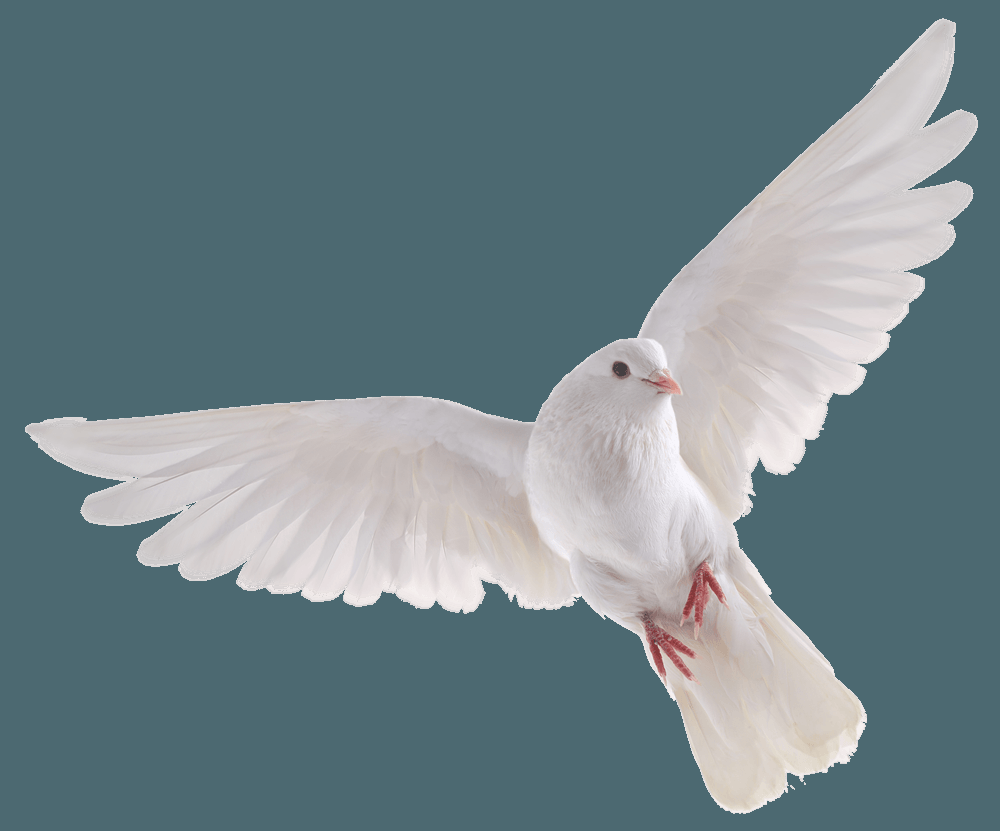
#> input picture pics/bird1.png, 1000 x 831 px
$ python -i motion_detector.py   (imports and definitions only)
#> lines starting #> are read from the running program, lines starting #| are printed output that depends on the picture
import cv2
import numpy as np


# Scale at which corners are *detected* (cheap full-image scan).
# LK tracking and affine estimation always run at full resolution so there
# is no translation rescaling and no error amplification.
STAB_SCALE = 0.25

# Camera-move detection: translation magnitude above this (px/frame) triggers a move.
# Static cameras measure ~0.01 px; PTZ slews measure 0.2–35 px.
BIG_MOVE_PX = 0.2

# Adaptive resume: resume detection when mean|diff| <= baseline * this factor.
# The baseline is learned from normal (non-moving) frames via EMA.
SETTLE_RESIDUAL_FACTOR = 1.5

# Hard cap on settle frames — prevents infinite suppression if residual never calms.
MAX_SETTLE_FRAMES = 30

# EMA smoothing for the learned static-scene baseline diff.
# 0.95 → slow to update, 0.5 → fast; slow is correct so one noisy frame doesn't inflate it.
BASELINE_EMA = 0.95

# When the camera is known-static, skip the full stabilization pipeline if the
# raw frame diff mean is below this threshold (sensor noise is ~0.5–2 px units;
# any real camera movement produces a much larger mean).
STATIC_DIFF_THRESHOLD = 0.2

# Per-frame scale change (from the similarity matrix) that triggers a camera move.
# Pure-zoom maneuvers have near-zero translation; this catches them.
BIG_ZOOM = 0.01

# Pixels with raw (unwarped) frame-diff below this are treated as image-fixed
# overlays (OSD timestamp etc.) and suppressed from the stabilized diff.
# A fixed overlay has near-zero raw diff (~4–5 on this camera) while the
# background warps under it, creating a large spurious stabilized diff.
OVERLAY_RAW_TAU = 12

# --- Move-frame detection: emit motion detections during a camera slew ---

# Accumulation fire threshold DURING a move (vs static 1.5). A compact drone
# re-hits the same world cell faster than diffuse warp residual; raise the bar
# to buy selectivity. Tune down toward 1.5 if drones are missed.
MOVE_ACCUM_THRESH = 2.5

# Per-frame threshold = max(mean + MOVE_STD_MULT*std, MOVE_DIFF_FLOOR) during a
# move (static uses multiplier 3.0). The residual histogram during a slew is
# heavy-tailed (horizon/cloud edges), so 3*std under-thresholds.
MOVE_STD_MULT = 4.0

# Absolute intensity floor for the move threshold. Guards the case where
# mean+k*std collapses momentarily mid-slew; real drone contrast is well above.
MOVE_DIFF_FLOOR = 18

# Largest connected blob (px) allowed through the move mask. Drones are 2–80 px;
# horizon/cloud/parallax residual forms blobs of 15k–22k px (observed). Generous
# headroom above 80 absorbs warp-smear inflation.
MOVE_MAX_BLOB_AREA = 400


class MotionDetector:
    WINDOW_NAME = "motion"
    SHOW_WINDOW = False

    def __init__(
        self,
        min_area=2,
        max_area=80,
        accumulation_decay=0.92,
        trajectory_length=10,
        consistency_threshold=3,
        ground_mask_generator=None,
    ):
        self.ground_mask_generator = ground_mask_generator
        if self.SHOW_WINDOW:
            cv2.namedWindow(MotionDetector.WINDOW_NAME, cv2.WINDOW_NORMAL)
            cv2.setWindowProperty(MotionDetector.WINDOW_NAME, cv2.WND_PROP_FULLSCREEN, cv2.WINDOW_FULLSCREEN)

        self.prev_gray = None
        self.motion_history = None  # preallocated float32 on first frame
        self._thresh_f32 = None    # preallocated buffers for temporal_accumulation
        self._mask_bool  = None
        self._mask_out   = None

        self.min_area = min_area
        self.max_area = max_area
        self.accumulation_decay = accumulation_decay

        self.tracks = {}
        self.trajectory_length = trajectory_length
        self.consistency_threshold = consistency_threshold

        # Camera-move state (readable by callers).
        self.camera_moving = False
        self.settle_frames  = 0          # frames spent settling since last move ended
        self.baseline_diff  = None       # learned mean|diff| for the static scene
        self.last_affine    = None       # most recent 2×3 affine (prev→curr), None on failure

    # [90 lines left out: functions stabilize_frame, temporal_accumulation, _suppress_large_blobs, not called in this run]

    def detect_motion(self, frame):
        gray = cv2.cvtColor(frame, cv2.COLOR_BGR2GRAY)

        if self.prev_gray is None:
            self.prev_gray = gray
            self.motion_history = np.zeros(gray.shape, dtype=np.float32)
            self._thresh_f32 = np.empty(gray.shape, dtype=np.float32)
            self._mask_bool  = np.empty(gray.shape, dtype=bool)
            self._mask_out   = np.empty(gray.shape, dtype=np.uint8)
            return np.zeros_like(gray)

        # --- Stabilization ---
        # Always stabilize during a slew (need the affine to warp the history buffer).
        # When static, take the cheap path first and skip stabilization entirely if
        # the raw diff is tiny (sensor noise level).
        raw_diff = cv2.absdiff(self.prev_gray, gray)
        if self.camera_moving:
            stabilized, motion_mag, matrix = self.stabilize_frame(self.prev_gray, gray)
            diff = cv2.absdiff(stabilized, gray)
        else:
            if float(cv2.mean(raw_diff)[0]) < STATIC_DIFF_THRESHOLD:
                diff = raw_diff
                motion_mag, matrix = 0.0, None
            else:
                stabilized, motion_mag, matrix = self.stabilize_frame(self.prev_gray, gray)
                diff = cv2.absdiff(stabilized, gray)
        self.last_affine = matrix

        # --- Camera-move flag (computed early: only needs motion_mag + scale) ---
        # Scale from the similarity matrix catches near-stationary zooms that have
        # tiny translation and wouldn't trigger BIG_MOVE_PX alone.
        scale = float(np.hypot(matrix[0, 0], matrix[1, 0])) if matrix is not None else 1.0
        is_big_move = (motion_mag is None) or (motion_mag > BIG_MOVE_PX) \
                      or (abs(scale - 1.0) > BIG_ZOOM)

        # --- Clean the stabilized diff ---
        # Only applies when we warped (matrix is not None). Two sources of artifact:
        #   Borders: warpAffine fills uncovered regions with 0; absdiff sees the full
        #     current-frame intensity there — looks like motion, isn't.
        #   OSD overlay: fixed on-screen elements (timestamp etc.) never change between
        #     frames (raw diff ≈4–5) but the background is warped under them → large
        #     spurious stabilized diff. Suppress where raw diff is near zero.
        if matrix is not None:
            h_g, w_g = gray.shape
            valid = cv2.warpAffine(
                np.ones((h_g, w_g), dtype=np.uint8),
                matrix, (w_g, h_g), borderValue=0
            )
            valid = cv2.erode(valid, np.ones((3, 3), dtype=np.uint8))
            diff[valid == 0] = 0
            diff[raw_diff < OVERLAY_RAW_TAU] = 0

        # --- Ground mask: warp it forward during a move, then apply ---
        # Warp-from-anchor keeps the horizon masked as the camera slews so shifted
        # horizon edges don't become false motion. The warp happens before diff is
        # consumed so the mask aligns to the current frame (no one-frame lag).
        if self.ground_mask_generator is not None:
            if is_big_move:
                self.ground_mask_generator.compute(frame)
            mask = self.ground_mask_generator.get_mask()
            if mask is not None:
                diff[mask > 0] = 0

        diff = cv2.GaussianBlur(diff, (5, 5), 0)

        mean_val, std_val = cv2.meanStdDev(diff)
        mean_val = float(mean_val[0, 0])
        std_val  = float(std_val[0, 0])
        _, max_val, _, _ = cv2.minMaxLoc(diff)

        if is_big_move:
            # Warp+decay the history buffer so the drone's accumulated signal stays
            # aligned and fades gracefully: a short move keeps it; a long move clears it.
            self.camera_moving = True
            self.settle_frames = 0
            h, w = gray.shape
            if matrix is not None:
                self.motion_history = cv2.warpAffine(
                    self.motion_history, matrix, (w, h), borderValue=0.0)
            else:
                self.motion_history[:] = 0  # no affine → can't align, flush instead
            self.motion_history *= self.accumulation_decay

            if matrix is None:
                # No valid affine: can't trust the diff or align history — emit nothing.
                self.prev_gray = gray
                return np.zeros_like(gray)

            # --- Emit detections during the slew ---
            # Run the already-cleaned diff through a move-aware threshold + accumulation.
            # Discriminators vs warp residual:
            #   1. Ground mask was warped above → horizon/cloud edges are still masked.
            #   2. Temporal accumulation at MOVE_ACCUM_THRESH (> static 1.5): a compact
            #      drone re-hits the same world cell faster than diffuse residual.
            #   3. MOVE_MAX_BLOB_AREA cap: horizon/parallax residual forms blobs orders of
            #      magnitude larger than a 2–80 px drone.
            # Note: history was already decayed above (step A); only add here (no double
            # decay). Fire at MOVE_ACCUM_THRESH rather than calling temporal_accumulation().
            move_thresh_val = max(mean_val + MOVE_STD_MULT * std_val, MOVE_DIFF_FLOOR)
            _, thresh = cv2.threshold(diff, move_thresh_val, 255, cv2.THRESH_BINARY)
            thresh = cv2.morphologyEx(thresh, cv2.MORPH_OPEN, np.ones((3, 3), np.uint8))
            self.motion_history += thresh.astype(np.float32) / 255.0
            move_mask = (self.motion_history > MOVE_ACCUM_THRESH).astype(np.uint8) * 255
            move_mask = self._suppress_large_blobs(move_mask, MOVE_MAX_BLOB_AREA)
            self.prev_gray = gray
            if self.SHOW_WINDOW:
                cv2.imshow(MotionDetector.WINDOW_NAME, move_mask)
                cv2.waitKey(1)
            return move_mask

        # --- Adaptive settle: ringing window after the move stops ---
        if self.camera_moving:
            self.settle_frames += 1
            base = self.baseline_diff if self.baseline_diff is not None else mean_val
            settled = (mean_val <= base * SETTLE_RESIDUAL_FACTOR) \
                      or (self.settle_frames >= MAX_SETTLE_FRAMES)
            if not settled:
                self.motion_history[:] = 0
                self.prev_gray = gray
                return np.zeros_like(gray)
            # Residual back to normal: flip the flag (True→False edge lets the caller
            # recompute the ground mask) and fall through to the first real frame.
            self.camera_moving = False

        # --- Normal detection pipeline ---

        if self.baseline_diff is None:
            self.baseline_diff = mean_val
        else:
            self.baseline_diff = BASELINE_EMA * self.baseline_diff \
                                 + (1.0 - BASELINE_EMA) * mean_val

        threshold = 5 if (max_val / mean_val > 5 if mean_val > 0 else False) \
                      else mean_val + 3 * std_val
        _, thresh = cv2.threshold(diff, threshold, 255, cv2.THRESH_BINARY)

        kernel = np.ones((3, 3), np.uint8)
        thresh = cv2.morphologyEx(thresh, cv2.MORPH_OPEN, kernel)

        accumulation_mask = self.temporal_accumulation(thresh)

        self.prev_gray = gray

        if self.SHOW_WINDOW:
            cv2.imshow(MotionDetector.WINDOW_NAME, accumulation_mask)
            if cv2.waitKey(1) == 27:
                return accumulation_mask

        return accumulation_mask

>>> import cv2
>>> picture = cv2.imread('../../../../pics/bird1.png')
#> picture is the input picture: shape (831, 1000, 3); mean B, G, R 137.1, 131.5, 112.8
>>> result = MotionDetector().detect_motion(picture)
#> in detect_motion, `gray = cv2.cvtColor(frame, cv2.COLOR_BGR2GRAY)`:
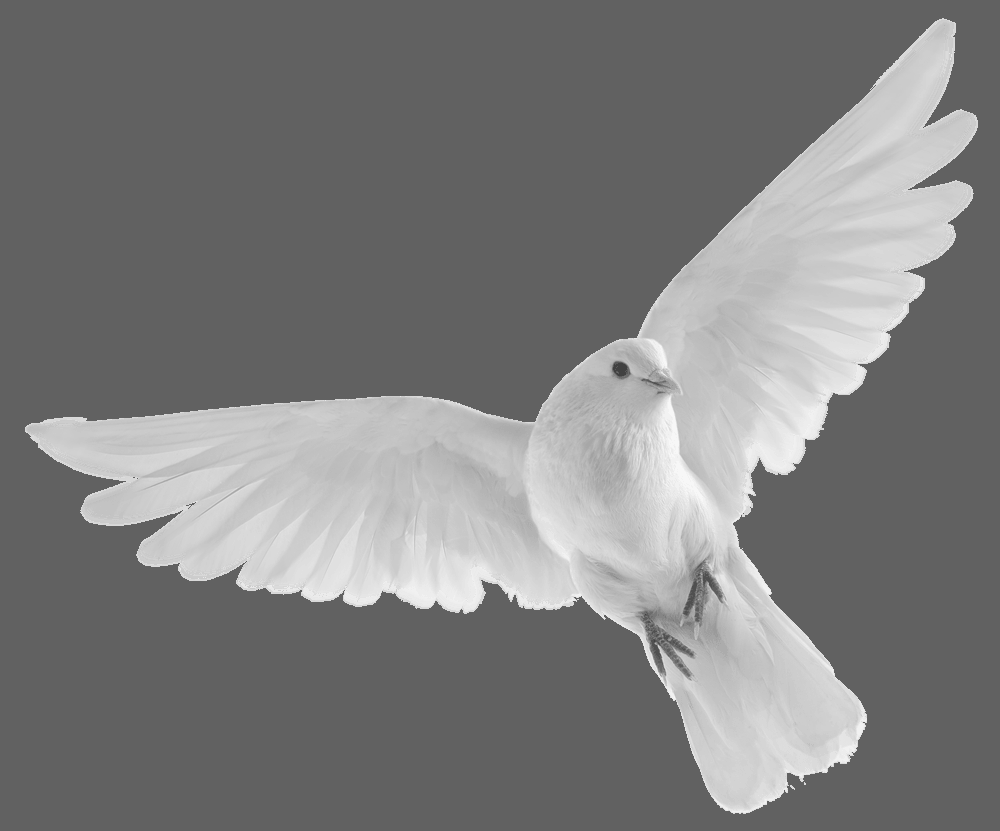
#> gray: shape (831, 1000); min 65, max 247, mean 126.4
#> result: shape (831, 1000); every value is 0

$ run again, on pics/bird2.png
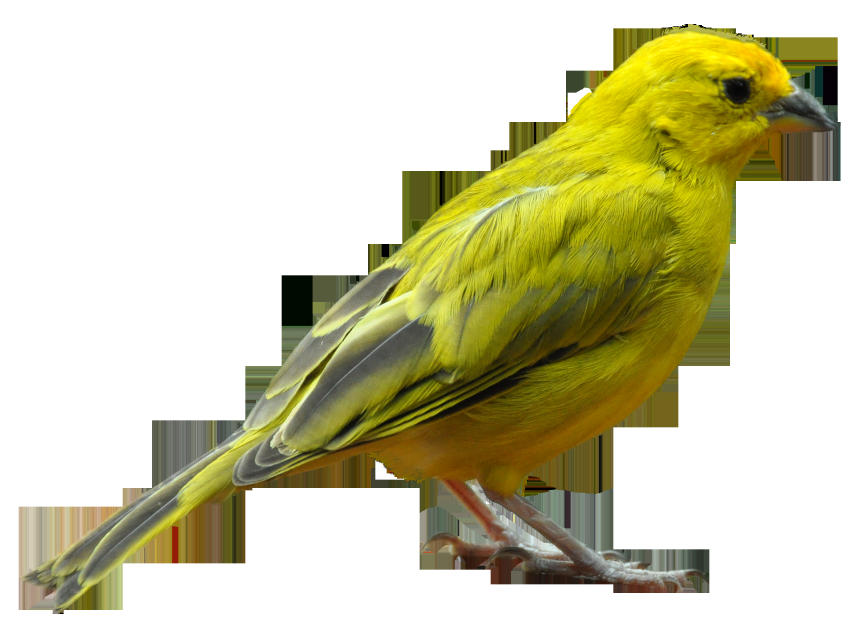
#> input picture pics/bird2.png, 2560 x 1920 px (shown at 1/3 size)
#> picture is the input picture: shape (1920, 2560, 3); mean B, G, R 172.3, 204.6, 207.2
#> in detect_motion, `gray = cv2.cvtColor(frame, cv2.COLOR_BGR2GRAY)`:
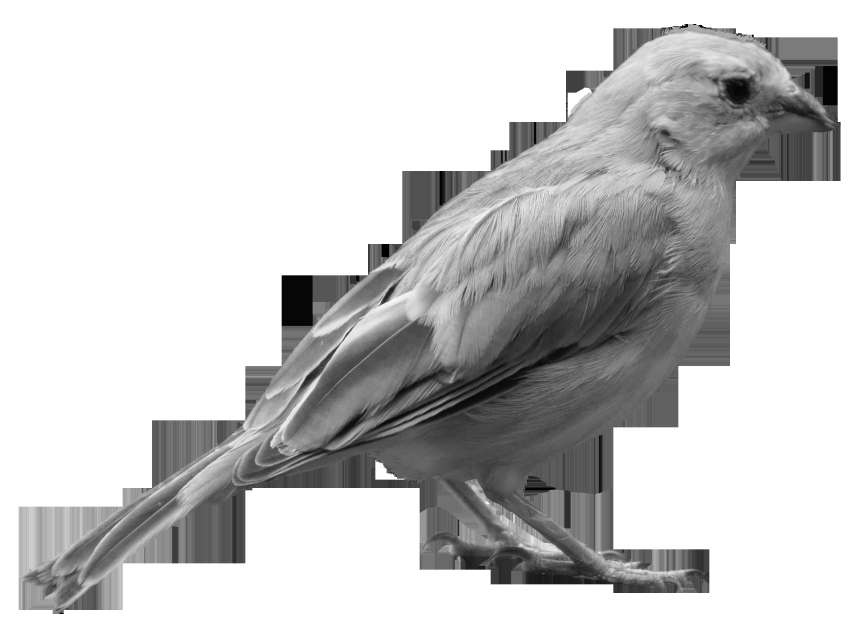
#> gray: shape (1920, 2560) (shown at 1/3 size); min 0, max 255, mean 201.7
#> result: shape (1920, 2560); every value is 0

$ run again, on pics/bird3.png
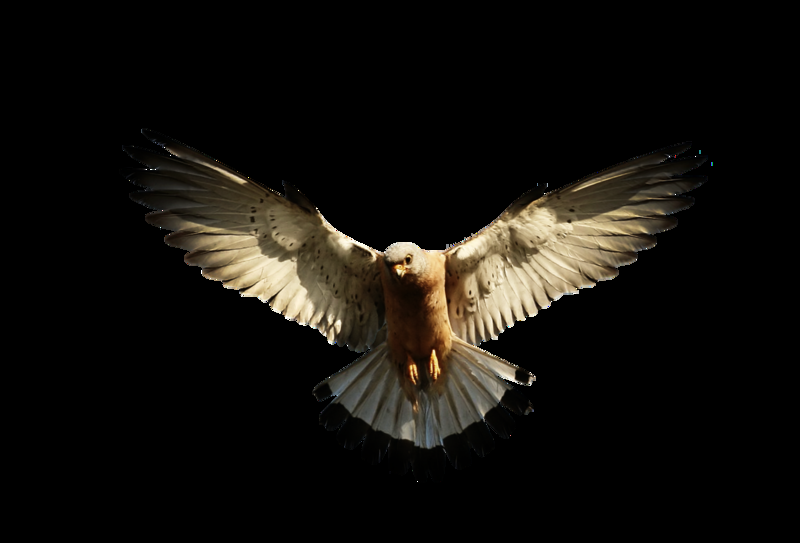
#> input picture pics/bird3.png, 800 x 543 px
#> picture is the input picture: shape (543, 800, 3); mean B, G, R 12.3, 16.3, 18.5
#> in detect_motion, `gray = cv2.cvtColor(frame, cv2.COLOR_BGR2GRAY)`:
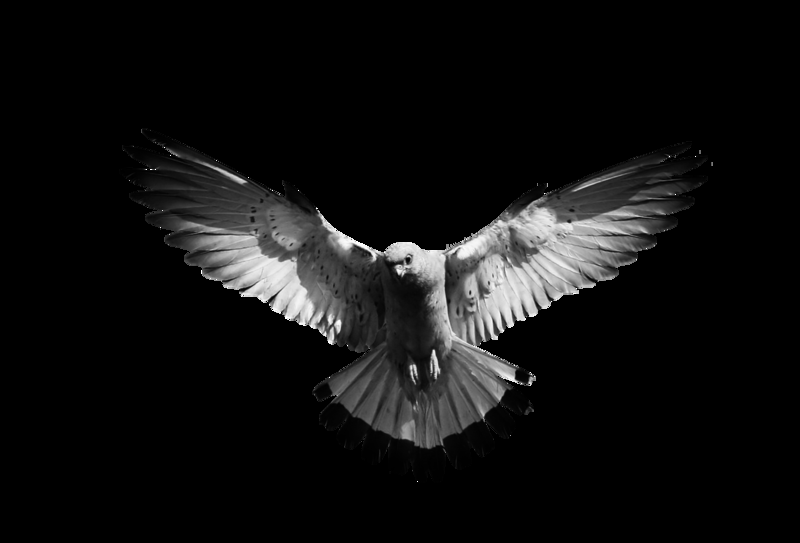
#> gray: shape (543, 800); min 0, max 255, mean 16.5
#> result: shape (543, 800); every value is 0
